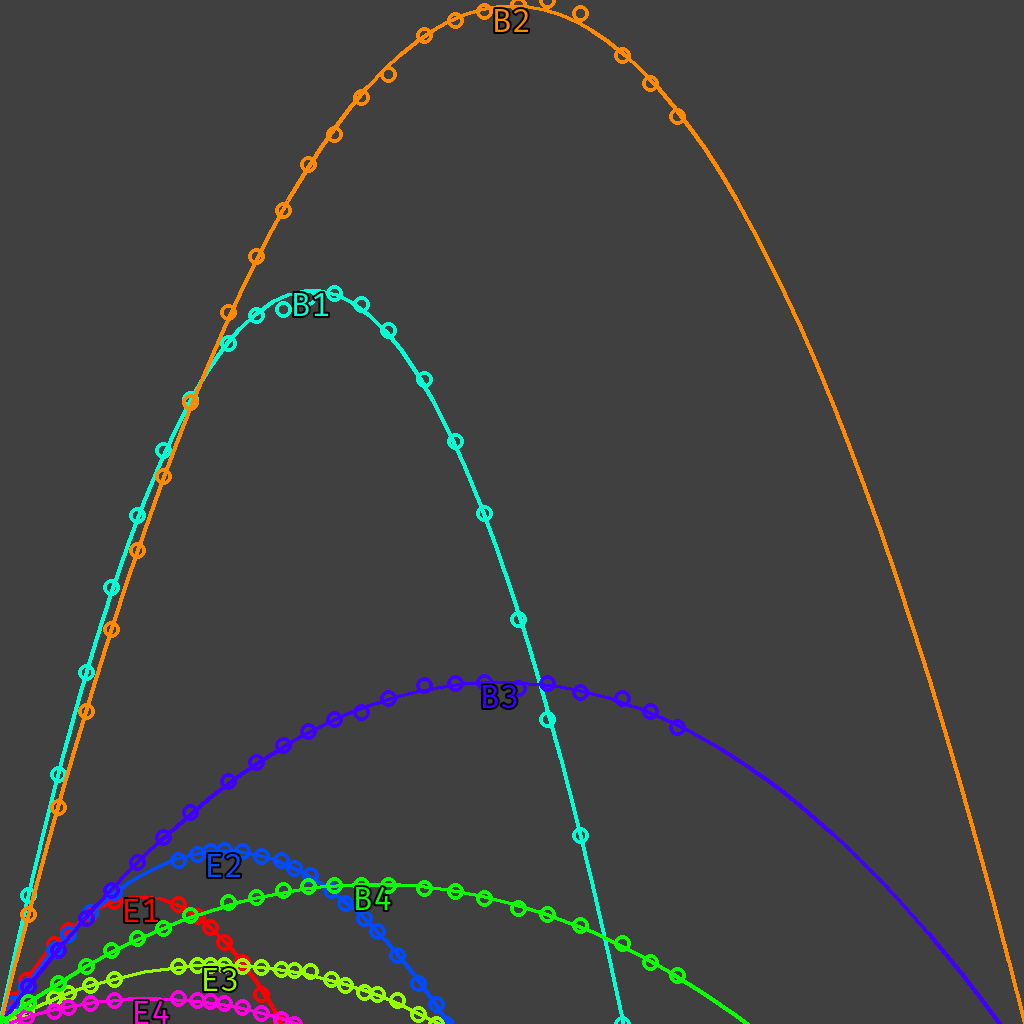

Generate this figure with Python:
import numpy as np
import colorsys
from PIL import Image, ImageDraw, ImageFont

# Using Cheat Engine I stopped multiple runs on the same Kill count
# Armor is increasing linearly, so I didn't bother recording it

ElectricDagger = {
  "x": [
    0,      10385,  20449,  42502,  53708,  70969,  89784,
    139674, 154459, 164547, 175623, 190101, 204918, 220687,
    230970, 243029, 259254, 270567, 285297, 295909, 311036,
    327526, 341531, 349748,
  ], "group": [
    {
      "name": "E1",
      "y": [
        19,      734886,  1337440, 2471358, 2912385, 3437785, 3822049,
        3723418, 3354929, 2993557, 2529435, 1915774, 928412,  0,
      ],
    }, {
      "name": "E2",
      "y": [
        19,      636946,  1167708, 2283821, 2779327, 3458574, 4075186,
        5098251, 5279535, 5378395, 5400547, 5363539, 5215591, 5076452,
        4847467, 4606030, 4141005, 3747025, 3275162, 2875227, 2122653,
        1257472, 606498,  0,
      ],
    }, {
      "name": "E3",
      "y": [
        19,      210815,  412606,  786512,  943492,  1185985, 1387291,
        1773496, 1817497, 1824519, 1827295, 1793691, 1760631, 1695471,
        1662253, 1623968, 1391359, 1204014, 979955,  925142,  728578,
        289289,  0,
      ],
    }, {
      "name": "E4",
      "y": [
        19,      113957,  217272,  403758,  510669,  644001,  725550,
        783828,  737076,  694741,  636787,  513428,  333433,  140042,
        0,
      ],
    },
  ],
}
BattleKnife = {
  "x": [
    0,      22461,  45531,  67398,  87569,  107683,
    128406, 149423, 179176, 200895, 221791, 241865,
    262177, 283344, 303943, 332629, 356484, 379115,
    406138, 428983, 454559, 487290, 509164, 530464,
    555697,
  ],
  "group": [
    {
      "name": "B1",
      "y": [
        19,       3996409,  7743781,  10939418, 13580196, 15819966,
        17823799, 19432716, 21167993, 22015582, 22201607, 22578272,
        22704594, 22373662, 21564919, 20037313, 18110858, 15881624,
        12574936, 9457177,  5855394,  0,
      ],
    }, {
      "name": "B2",
      "y": [
        19,       3404910,  6744712,  9712325,  12270146, 14709053,
        17028008, 19319205, 22109807, 23859410, 25294860, 26727099,
        27672447, 28820775, 29533650, 30736103, 31197820, 31498253,
        31713481, 31840773, 31427867, 30108679, 29244268, 28211968,
        26442770,
      ],
    }, {
      "name": "B3",
      "y": [
        19,       1153217,  2291617,  3278712,  4165483,  5007037,
        5812104,  6585383,  7548720,  8146648,  8658494,  9109038,
        9461376,  9675828,  10118052, 10539159, 10580075, 10606491,
        10416807, 10591608, 10307343, 10131034, 9719297,  9214354,
        9047506,
      ],
    }, {
      "name": "B4",
      "y": [
        19,       656200,   1246719,  1797042,  2281018,  2661207,
        2983262,  3368353,  3765736,  3935344,  4160857,  4276248,
        4316882,  4314124,  4317538,  4199293,  4125160,  3917204,
        3591825,  3392791,  3054416,  2517239,  1913107,  1517033,
        908429,
      ],
    },
  ],
}

# BattleKnife(807018) (target - current) / 1148
#   555697

def runToPng(name, imgSize, data):
  # Ensure data points and quadratic curve is in frame
  frameX, frameY = 0.0, 0.0
  for d in data:
    frameX = max(frameX, max(d["x"]))
    for g in d["group"]:
      a, b, c = np.polyfit(d["x"][:len(g["y"])], g["y"], 2)
      peakX = b / a / -2
      frameX = max(frameX, (peakX ** 2 - c / a) ** .5 + peakX)
      frameY = max(frameY, max(g["y"]), (a * peakX + b) * peakX + c)
  print(frameX, frameY)

  # Drawing
  image = Image.new("RGB", (imgSize, imgSize), (64, 64, 64))
  font = ImageFont.truetype("Font.ttf", int(imgSize / 32))
  draw = ImageDraw.Draw(image)
  hue = 0.0
  for d in data:
    x = [x / frameX * imgSize for x in d["x"]]
    for g in d["group"]:
      y = [imgSize - y / frameY * imgSize for y in g["y"]]

      # Pick color
      rgb = colorsys.hsv_to_rgb(hue, 1, 1)
      col = tuple[int, int, int](round(v * 255) for v in rgb)

      # Draw points
      for yi in range(len(y)):
        pointSize = int(imgSize / 128)
        draw.ellipse((x[yi] - pointSize, y[yi] - pointSize,
                      x[yi] + pointSize, y[yi] + pointSize,
        ), None, col, int(imgSize / 256))

      # Draw fitted quadratic curve
      (a, b, c) = np.polyfit(x[:len(y)], y, 2)
      linePoints, lineCount = [], int(imgSize / 16)
      for p in range(0, lineCount+1):
        lineX = p / lineCount * imgSize
        linePoints.append((lineX, (a * lineX + b) * lineX + c))
      for l in range(0, lineCount):
        draw.line([linePoints[l], linePoints[l + 1]], col, int(imgSize / 256))

      # Draw name
      peakX = b / a / -2
      peakY = (a * peakX + b) * peakX + c
      draw.text((peakX, peakY + imgSize / 64), g["name"], col, font, "mm",
                stroke_width=int(imgSize / 512), stroke_fill=(0, 0, 0))

      # Change hue by Phi (the most irrational number)
      hue += 5 ** .5 * .5 + .5
  image.save(name + ".png")

runToPng("TankyElectricDagger", 1024, [ElectricDagger])
runToPng("TankyBattleKnife", 1024, [BattleKnife])
# runToPng("TankyRuns", 1024, [BattleKnife, ElectricDagger])
runToPng("TankyRuns", 1024, [ElectricDagger, BattleKnife])
